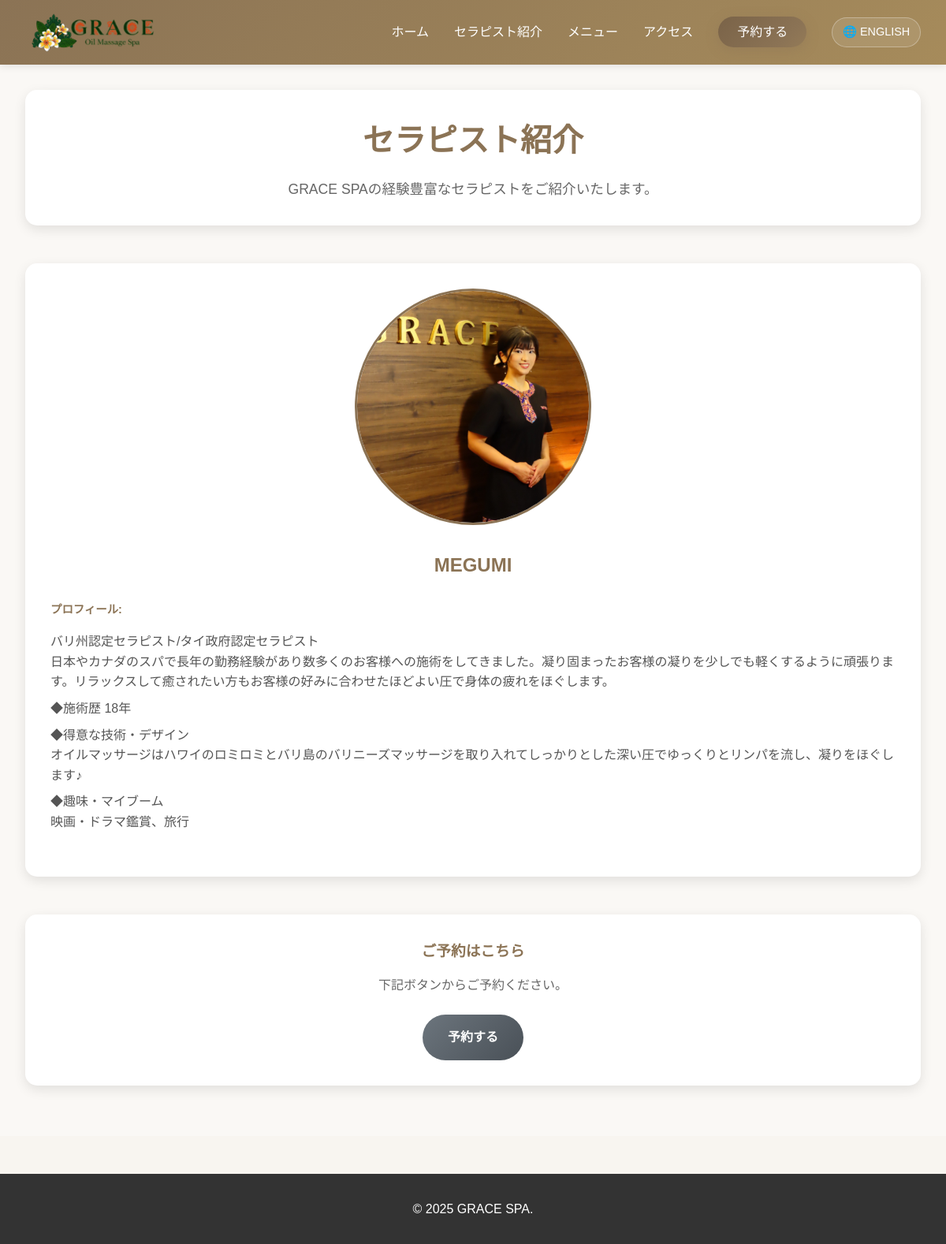
/therapists/, run on the app's committed database.
### bookings/models.py (models this page shows, shortened)
class Therapist(models.Model):
    name = models.CharField('名前', max_length=50)
    display_name = models.CharField('表示名', max_length=50, help_text='お客様に表示される名前')
    description = models.TextField('紹介文', blank=True)
    image = models.ImageField('写真', upload_to='therapists/', blank=True, null=True)
    is_active = models.BooleanField('有効', default=True)
    sort_order = models.PositiveIntegerField('表示順', default=0)
    created_at = models.DateTimeField('作成日時', auto_now_add=True)
    updated_at = models.DateTimeField('更新日時', auto_now=True)
    class Meta:
        verbose_name = '施術者'
        verbose_name_plural = '施術者'
        ordering = ['sort_order', 'name']

### website/views.py (the view)
# urls.py: path('therapists/', views.therapists, name='therapists'),
def therapists(request):
    from bookings.models import Therapist, BookingSettings
    try:
        booking_settings = BookingSettings.get_current_settings()
        enable_therapist_selection = booking_settings.enable_therapist_selection
    except:
        enable_therapist_selection = True  # デフォルトは有効
    therapists = Therapist.objects.filter(is_active=True).order_by('sort_order', 'name')
    context = {
        'title': 'セラピスト紹介 - GRACE SPA',
        'therapists': therapists,
        'enable_therapist_selection': enable_therapist_selection
    }
    return render(request, 'website/therapists.html', context)

### bookings/models.py (called while the page is built)
    @classmethod
    def get_current_settings(cls):
        settings, created = cls.objects.get_or_create(id=1)
        return settings

### templates/website/therapists.html (shortened to what this page needs)
{% extends 'base.html' %}
{% block content %}
<div class="therapists-page">
    <div class="container">
        <div class="page-header">
            <h1>セラピスト紹介</h1>
            <p class="page-description">
                GRACE SPAの経験豊富なセラピストをご紹介いたします。<br>
            </p>
        </div>
        {% if therapists %}
            <div class="therapists-grid">
                {% for therapist in therapists %}
                <div class="therapist-card {% if therapist.is_featured %}featured{% endif %}">
                    <div class="therapist-photo">
                        {% if therapist.image %}
                            <img src="{{ therapist.image.url }}" alt="{{ therapist.display_name }}">
                        {% else %}
                            <div class="photo-placeholder">
                                <span class="icon">👤</span>
                            </div>
                        {% endif %}
                    </div>
                    <div class="therapist-info">
                        <h2>{{ therapist.display_name }}</h2>
                        {% if therapist.description %}
                            <div class="introduction">
                                <span class="label">プロフィール:</span>
                                <p>{{ therapist.description|linebreaks }}</p>
                            </div>
                        {% endif %}
                    </div>
                </div>
                {% endfor %}
            </div>
            {% if enable_therapist_selection %}
            <div class="general-booking">
                <h3>施術者を指定せずに予約する</h3>
                <p>特にご希望の施術者がない場合は、こちらからご予約ください。</p>
                <a href="{% url 'bookings:booking_step1' %}" class="btn-general-booking">施術者指定なしで予約</a>
            </div>
            {% else %}
            <div class="general-booking">
                <h3>ご予約はこちら</h3>
                <p>下記ボタンからご予約ください。</p>
                <a href="{% url 'bookings:booking_step1' %}" class="btn-general-booking">予約する</a>
            </div>
            {% endif %}
        {% else %}
            <div class="no-therapists">
                <h2>施術者情報準備中</h2>
                <p>現在、施術者の詳細情報を準備しております。しばらくお待ちください。</p>
                <a href="{% url 'bookings:booking_step1' %}" class="btn-general-booking">ご予約はこちら</a>
            </div>
        {% endif %}
    </div>
</div>
{% endblock %}

### templates/base.html (style rules this page uses)
* { margin: 0; padding: 0; box-sizing: border-box; }
body { font-family: 'Noto Sans JP', Arial, sans-serif; line-height: 1.6; color: #333; background-color: #f8f5f0; }
.container { max-width: 1200px; margin: 0 auto; padding: 0 2rem; }

### templates/website/therapists.html (style rules this page uses)
.therapists-page { padding: 2rem 0; min-height: 80vh; background: #faf8f5; }
.page-header { text-align: center; margin-bottom: 3rem; padding: 2rem 0; background: white; border-radius: 15px; box-shadow: 0 5px 15px rgba(0,0,0,0.1); }
.page-header h1 { color: #8b7355; font-size: 2.5rem; margin-bottom: 1rem; }
.page-description { font-size: 1.1rem; color: #666; line-height: 1.6; max-width: 600px; margin: 0 auto; }
.therapists-grid { display: grid; grid-template-columns: repeat(auto-fit, minmax(400px, 1fr)); gap: 2rem; margin-bottom: 3rem; }
.therapist-card { background: white; border-radius: 15px; padding: 2rem; box-shadow: 0 5px 15px rgba(0,0,0,0.1); transition: transform 0.3s; position: relative; }
.therapist-photo { position: relative; text-align: center; margin-bottom: 1.5rem; }
.therapist-photo img { width: 300px; height: 300px; border-radius: 50%; object-fit: cover; border: 3px solid #8b7355; }
.therapist-info h2 { color: #8b7355; text-align: center; margin-bottom: 1.5rem; font-size: 1.5rem; }
.introduction { margin-bottom: 1.5rem; }
.label { display: inline-block; font-weight: bold; color: #8b7355; margin-bottom: 0.5rem; font-size: 0.9rem; }
.introduction p { color: #555; line-height: 1.6; margin-top: 0.5rem; }
.general-booking { background: white; padding: 2rem; border-radius: 15px; text-align: center; box-shadow: 0 5px 15px rgba(0,0,0,0.1); margin-bottom: 2rem; }
.general-booking h3 { color: #8b7355; margin-bottom: 1rem; }
.general-booking p { color: #666; margin-bottom: 1.5rem; }
.btn-general-booking { background: linear-gradient(135deg, #6c757d 0%, #495057 100%); color: white; padding: 1rem 2rem; border-radius: 50px; text-decoration: none; font-weight: bold; transition: all 0.3s; display: inline-block; }

### data on the page
Therapist: image (picture), display_name "MEGUMI", description "バリ州認定セラピスト/タイ政府認定セラピスト 日本やカナダのスパで長年の勤務経験があり数多くのお客様への施術をしてきました。凝り固まったお客様の凝りを少しでも軽くするように頑張ります。リラックスして癒されたい方もお客様の好みに合わせたほどよい圧で身体の疲れをほぐします。 ◆施術歴 18年 ◆得意な技術・デザイン オイルマッサージはハワイのロミロミとバリ島のバリニーズマッサージを取り入れてしっかりとした深い圧でゆっくりとリンパを流し、凝りをほぐします♪ ◆趣味・マイブーム 映画・ドラマ鑑賞、旅行"
